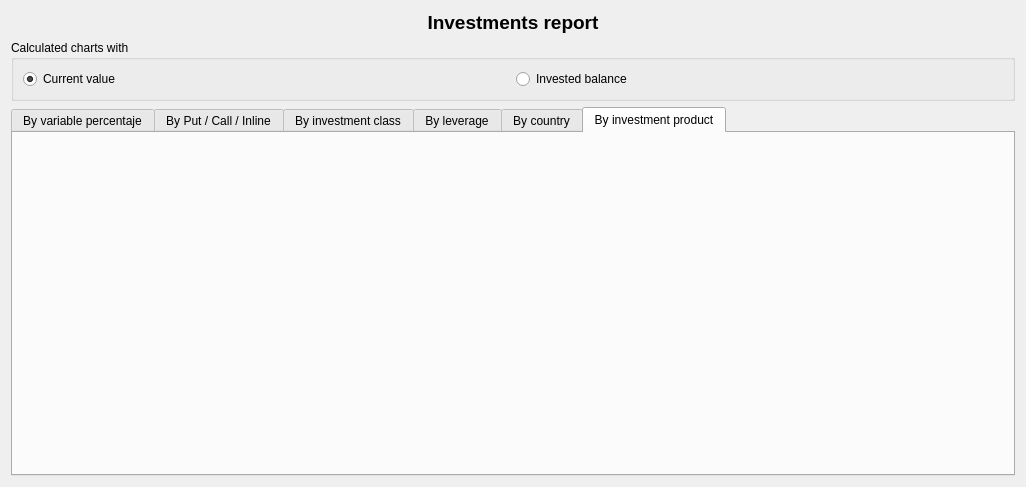
<?xml version="1.0" encoding="UTF-8"?>
<ui version="4.0">
 <class>wdgInvestmentClasses</class>
 <widget class="QWidget" name="wdgInvestmentClasses">
  <property name="geometry">
   <rect>
    <x>0</x>
    <y>0</y>
    <width>1026</width>
    <height>487</height>
   </rect>
  </property>
  <property name="sizePolicy">
   <sizepolicy hsizetype="Expanding" vsizetype="Expanding">
    <horstretch>0</horstretch>
    <verstretch>0</verstretch>
   </sizepolicy>
  </property>
  <layout class="QHBoxLayout" name="_2">
   <item>
    <layout class="QVBoxLayout" name="verticalLayout">
     <item>
      <widget class="QLabel" name="lbl">
       <property name="font">
        <font>
         <pointsize>14</pointsize>
         <weight>75</weight>
         <bold>true</bold>
        </font>
       </property>
       <property name="text">
        <string>Investments report</string>
       </property>
       <property name="alignment">
        <set>Qt::AlignCenter</set>
       </property>
      </widget>
     </item>
     <item>
      <widget class="QGroupBox" name="groupBox">
       <property name="title">
        <string>Calculated charts with</string>
       </property>
       <layout class="QHBoxLayout" name="horizontalLayout_8">
        <item>
         <layout class="QHBoxLayout" name="horizontalLayout_5">
          <item>
           <widget class="QRadioButton" name="radCurrent">
            <property name="text">
             <string>Current value</string>
            </property>
            <property name="checked">
             <bool>true</bool>
            </property>
           </widget>
          </item>
          <item>
           <widget class="QRadioButton" name="radInvested">
            <property name="text">
             <string>Invested balance</string>
            </property>
           </widget>
          </item>
         </layout>
        </item>
       </layout>
      </widget>
     </item>
     <item>
      <widget class="QTabWidget" name="tab">
       <property name="currentIndex">
        <number>5</number>
       </property>
       <widget class="QWidget" name="tabTPCVariable">
        <attribute name="title">
         <string>By variable percentaje</string>
        </attribute>
        <layout class="QHBoxLayout" name="horizontalLayout_2">
         <item>
          <layout class="QHBoxLayout" name="layTPC"/>
         </item>
        </layout>
       </widget>
       <widget class="QWidget" name="tabPCI">
        <attribute name="title">
         <string>By Put / Call / Inline</string>
        </attribute>
        <layout class="QHBoxLayout" name="horizontalLayout">
         <item>
          <layout class="QVBoxLayout" name="layPCI">
           <item>
            <widget class="QLabel" name="lblPCI">
             <property name="text">
              <string/>
             </property>
             <property name="scaledContents">
              <bool>true</bool>
             </property>
            </widget>
           </item>
          </layout>
         </item>
        </layout>
       </widget>
       <widget class="QWidget" name="tabTipo">
        <attribute name="title">
         <string>By investment class</string>
        </attribute>
        <layout class="QHBoxLayout" name="horizontalLayout_3">
         <item>
          <layout class="QVBoxLayout" name="layTipo">
           <item>
            <widget class="QLabel" name="lblTipos">
             <property name="text">
              <string/>
             </property>
             <property name="scaledContents">
              <bool>true</bool>
             </property>
            </widget>
           </item>
          </layout>
         </item>
        </layout>
       </widget>
       <widget class="QWidget" name="tab_2">
        <attribute name="title">
         <string>By leverage</string>
        </attribute>
        <layout class="QHBoxLayout" name="horizontalLayout_4">
         <item>
          <layout class="QVBoxLayout" name="layApalancado"/>
         </item>
        </layout>
       </widget>
       <widget class="QWidget" name="tab_3">
        <attribute name="title">
         <string>By country</string>
        </attribute>
        <layout class="QHBoxLayout" name="horizontalLayout_6">
         <item>
          <layout class="QHBoxLayout" name="layCountry"/>
         </item>
        </layout>
       </widget>
       <widget class="QWidget" name="tab_4">
        <attribute name="title">
         <string>By investment product</string>
        </attribute>
        <layout class="QHBoxLayout" name="horizontalLayout_7">
         <item>
          <layout class="QHBoxLayout" name="layProduct"/>
         </item>
        </layout>
       </widget>
      </widget>
     </item>
    </layout>
   </item>
  </layout>
 </widget>
 <resources>
  <include location="../images/xulpymoney.qrc"/>
 </resources>
 <connections/>
</ui>
